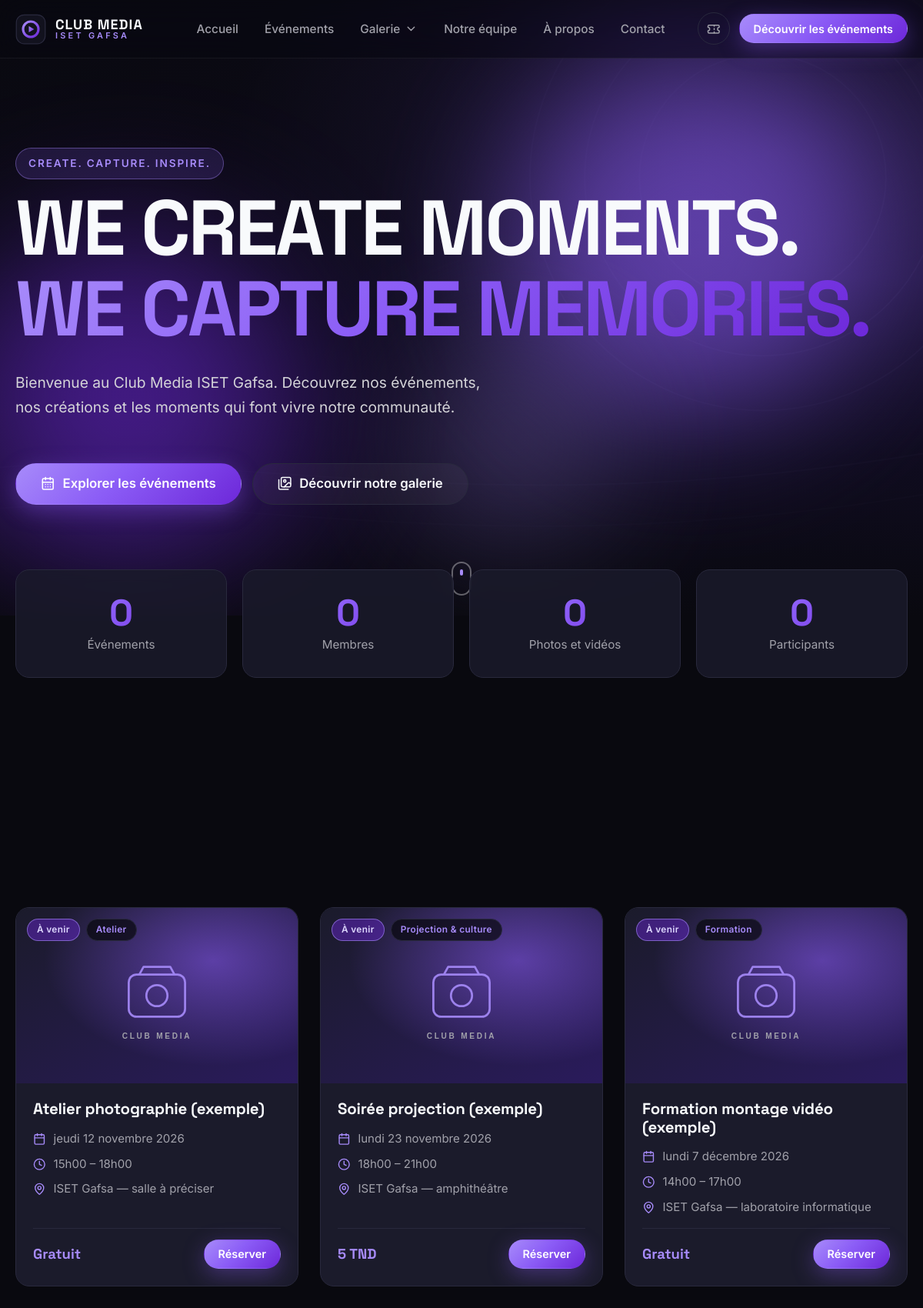
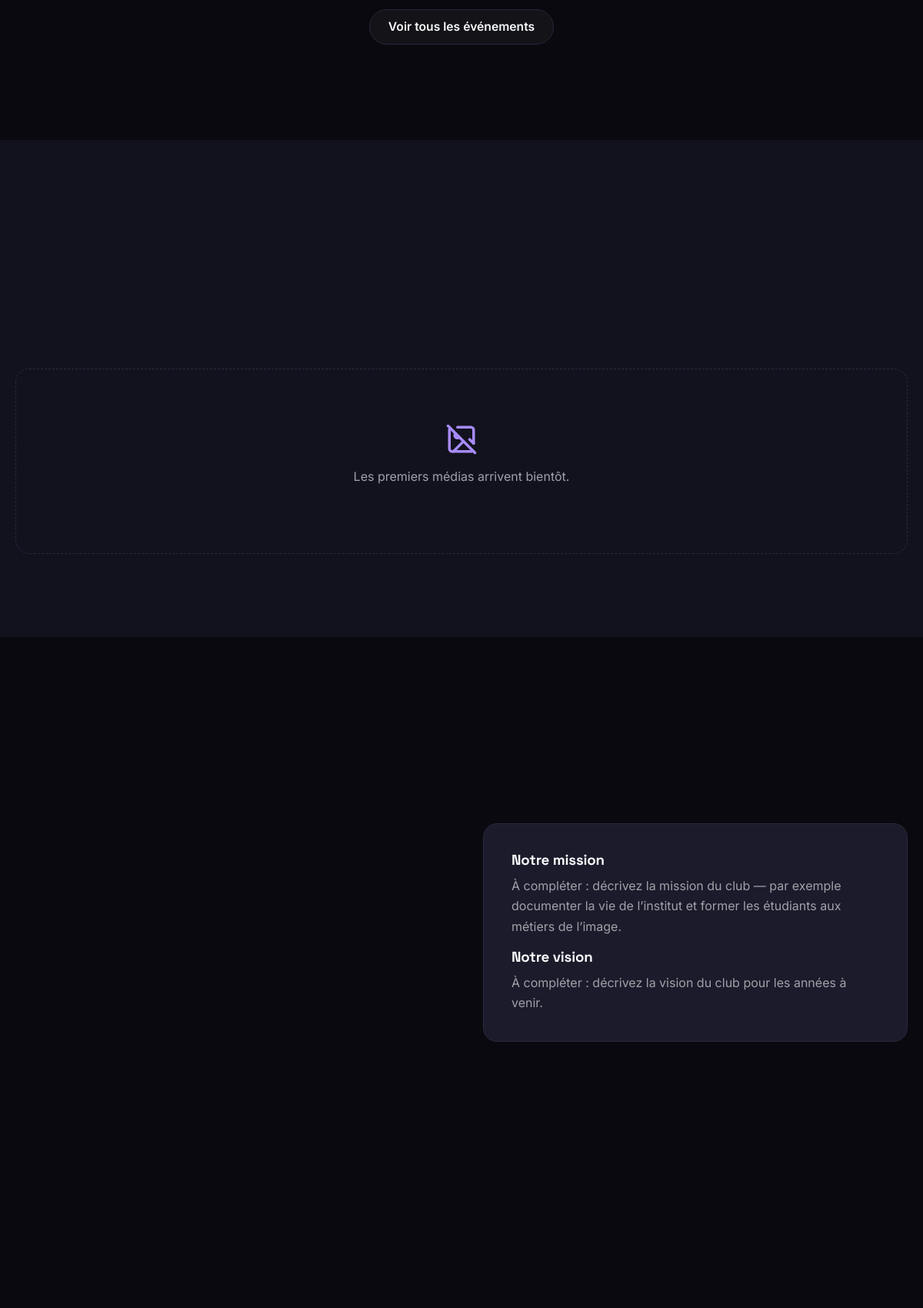
The page / (upper part) on the database its author committed (2 pictures, top to bottom).
### tables this page shows
CREATE TABLE IF NOT EXISTS `events` (
  `id`              INT UNSIGNED NOT NULL AUTO_INCREMENT,
  `category_id`     INT UNSIGNED NULL,
  `title`           VARCHAR(180) NOT NULL,
  `description`     TEXT         NOT NULL,
  `cover_image`     VARCHAR(80)  NULL,
  `start_date`      DATE         NOT NULL,
  `start_time`      TIME         NOT NULL,
  `end_date`        DATE         NOT NULL,
  `end_time`        TIME         NOT NULL,
  `location`        VARCHAR(180) NOT NULL,
  `organizer`       VARCHAR(120) NOT NULL DEFAULT 'Club Media ISET Gafsa',
  `ticket_type`     ENUM('free','paid') NOT NULL DEFAULT 'free',
  `ticket_price`    DECIMAL(10,3) NOT NULL DEFAULT 0.000,
  `capacity`        INT UNSIGNED NOT NULL DEFAULT 0,
  `available_seats` INT UNSIGNED NOT NULL DEFAULT 0,
  `status`          ENUM('upcoming','ongoing','finished','cancelled') NOT NULL DEFAULT 'upcoming',
  `is_published`    TINYINT(1)   NOT NULL DEFAULT 1,
  `published_at`    DATETIME     NULL,
  `created_at`      TIMESTAMP    NOT NULL DEFAULT CURRENT_TIMESTAMP,
  `updated_at`      TIMESTAMP    NOT NULL DEFAULT CURRENT_TIMESTAMP ON UPDATE CURRENT_TIMESTAMP,
  PRIMARY KEY (`id`),
  KEY `idx_events_category` (`category_id`),
  KEY `idx_events_status` (`status`),
  KEY `idx_events_published_start` (`is_published`, `start_date`, `start_time`),
  CONSTRAINT `fk_events_category` FOREIGN KEY (`category_id`) REFERENCES `event_categories` (`id`) ON DELETE SET NULL ON UPDATE CASCADE
);

CREATE TABLE IF NOT EXISTS `event_categories` (
  `id`         INT UNSIGNED NOT NULL AUTO_INCREMENT,
  `name`       VARCHAR(80)  NOT NULL,
  `slug`       VARCHAR(100) NOT NULL,
  `created_at` TIMESTAMP    NOT NULL DEFAULT CURRENT_TIMESTAMP,
  PRIMARY KEY (`id`),
  UNIQUE KEY `uq_categories_slug` (`slug`),
  UNIQUE KEY `uq_categories_name` (`name`)
);

### config/database.php (called while the page is built, shortened)
<?php
function db(): PDO
{
    static $pdo = null;
    if ($pdo instanceof PDO) {
        return $pdo;
    }
    $dsn = sprintf('mysql:host=%s;port=%d;dbname=%s;charset=%s', DB_HOST, DB_PORT, DB_NAME, DB_CHARSET);
    $pdo = new PDO($dsn, DB_USER, DB_PASS, [
        PDO::ATTR_ERRMODE            => PDO::ERRMODE_EXCEPTION,
        PDO::ATTR_DEFAULT_FETCH_MODE => PDO::FETCH_ASSOC,
        PDO::ATTR_EMULATE_PREPARES   => false,
        PDO::ATTR_STRINGIFY_FETCHES  => false,
    ]);
    $pdo->exec("SET time_zone = '+01:00'");
    return $pdo;
}

### includes/functions.php (the view, shortened to what this page needs)
<?php
function e(?string $value): string
{
    return htmlspecialchars((string) $value, ENT_QUOTES | ENT_SUBSTITUTE, 'UTF-8');
}
function url(string $path = ''): string
{
    return BASE_PATH . '/' . ltrim($path, '/');
}
function asset(string $path): string
{
    return url('assets/' . ltrim($path, '/'));
}
function settings_cache(?array $set = null): array
{
    static $cache = null;
    if ($cache === null) {
        $cache = db()->query('SELECT setting_key, setting_value FROM website_settings')->fetchAll(PDO::FETCH_KEY_PAIR);
    }
    return $cache;
}
function setting(string $key, string $default = ''): string
{
    $all = settings_cache();
    return isset($all[$key]) && $all[$key] !== null && $all[$key] !== '' ? (string) $all[$key] : $default;
}
function fr_date(string $date, bool $short = false): string
{
    $ts = strtotime($date);
    $days   = ['dimanche', 'lundi', 'mardi', 'mercredi', 'jeudi', 'vendredi', 'samedi'];
    $months = ['janvier', 'février', 'mars', 'avril', 'mai', 'juin', 'juillet', 'août', 'septembre', 'octobre', 'novembre', 'décembre'];
    $d = (int) date('j', $ts);
    $m = $months[(int) date('n', $ts) - 1];
    $y = date('Y', $ts);
    return $days[(int) date('w', $ts)] . ' ' . ($d === 1 ? '1er' : (string) $d) . ' ' . $m . ' ' . $y;
}
function fr_time(string $time): string
{
    return str_replace(':', 'h', substr($time, 0, 5));
}
function format_money($amount): string
{
    $s = number_format((float) $amount, 3, ',', ' ');
    $s = rtrim(rtrim($s, '0'), ',');
    return $s . ' TND';
}
function event_status_label(string $status): string
{
    return EVENT_STATUSES[$status] ?? $status;
}
function event_cover_url(array $ev): string
{
    return asset('images/event-placeholder.svg');
}
function event_price_label(array $ev): string
{
    if (($ev['ticket_type'] ?? 'free') === 'free' || (float) ($ev['ticket_price'] ?? 0) <= 0) {
        return 'Gratuit';
    }
    return format_money($ev['ticket_price']);
}
function event_is_bookable(array $ev): bool
{
    return !empty($ev['is_published'])
        && in_array($ev['status'], ['upcoming', 'ongoing'], true)
        && (int) $ev['available_seats'] > 0;
}
function render_status_badge(string $status): string
{
    return '<span class="badge badge--' . e($status) . '">' . e(event_status_label($status)) . '</span>';
}
function render_event_card(array $ev, int $index = 0): string
{
    $id      = (int) $ev['id'];
    $detail  = url('event.php?id=' . $id);
    $bookable = event_is_bookable($ev);
    $delay   = ($index % 3) * 100;
    $btn = $bookable
        ? '<a class="btn btn-primary btn-sm" href="' . e(url('reserve.php?event=' . $id)) . '">Réserver</a>'
        : '<span class="btn btn-disabled btn-sm" aria-disabled="true">'
          . ($ev['status'] === 'cancelled' ? 'Annulé' : ($ev['status'] === 'finished' ? 'Terminé' : 'Complet')) . '</span>';
    $category = !empty($ev['category_name']) ? '<span class="badge badge--category">' . e($ev['category_name']) . '</span>' : '';
    $left     = ($ev['status'] === 'upcoming' || $ev['status'] === 'ongoing') && (int) $ev['available_seats'] > 0 && (int) $ev['available_seats'] <= 10
        ? '<span class="event-card__hint">Plus que ' . (int) $ev['available_seats'] . ' place(s)</span>' : '';
    return '<article class="event-card card" data-aos="fade-up" data-aos-delay="' . $delay . '">'
        . '<a class="event-card__media" href="' . e($detail) . '" tabindex="-1" aria-hidden="true">'
        . '<img src="' . e(event_cover_url($ev)) . '" alt="" loading="lazy" width="640" height="400">'
        . '<div class="event-card__badges">' . render_status_badge($ev['status']) . $category . '</div>'
        . '</a>'
        . '<div class="event-card__body">'
        . '<h3 class="event-card__title"><a href="' . e($detail) . '">' . e($ev['title']) . '</a></h3>'
        . '<ul class="meta-list">'
        . '<li><i data-lucide="calendar" aria-hidden="true"></i><span>' . e(fr_date($ev['start_date'])) . '</span></li>'
        . '<li><i data-lucide="clock" aria-hidden="true"></i><span>' . e(fr_time($ev['start_time'])) . ' – ' . e(fr_time($ev['end_time'])) . '</span></li>'
        . '<li><i data-lucide="map-pin" aria-hidden="true"></i><span>' . e($ev['location']) . '</span></li>'
        . '</ul>'
        . '<div class="event-card__foot">'
        . '<div><span class="price">' . e(event_price_label($ev)) . '</span>' . $left . '</div>'
        . $btn
        . '</div></div></article>';
}
function public_stats(): array
{
    $pdo = db();
    return [
        'events'       => (int) $pdo->query('SELECT COUNT(*) FROM events WHERE is_published = 1')->fetchColumn(),
        'members'      => (int) $pdo->query('SELECT COUNT(*) FROM team_members WHERE is_active = 1')->fetchColumn(),
        'media'        => (int) $pdo->query('SELECT COUNT(*) FROM photos')->fetchColumn()
                        + (int) $pdo->query('SELECT COUNT(*) FROM videos WHERE is_published = 1')->fetchColumn(),
        'participants' => (int) $pdo->query("SELECT COUNT(*) FROM tickets WHERE status IN ('valid','used')")->fetchColumn(),
    ];
}

### index.php (shortened to what this page needs)
<?php
$pdo   = db();
$stats = public_stats();
$st = $pdo->query(
    "SELECT e.*, c.name AS category_name FROM events e
     LEFT JOIN event_categories c ON c.id = e.category_id
     WHERE e.is_published = 1 AND e.status IN ('upcoming','ongoing')
     ORDER BY e.start_date ASC, e.start_time ASC LIMIT 3"
);
$upcoming = $st->fetchAll();
$tiles = [];
usort($tiles, static fn($a, $b) => $b['ts'] <=> $a['ts']);
$tiles = array_slice($tiles, 0, 6);
$heroVideo = null;
$heroVideoId = (int) setting('hero_video_id', '0');
$heroImage = setting('hero_image') !== '' ? upload_url('site', setting('hero_image')) : asset('images/hero-fallback.svg');
require __DIR__ . '/includes/header.php';
?>
<section class="hero" aria-labelledby="hero-title">
    <div class="hero__media" aria-hidden="true">
        <?php if ($heroVideo): ?>
            <video autoplay muted loop playsinline preload="metadata" poster="<?= e($heroImage) ?>">
                <source src="<?= e(upload_url('videos', $heroVideo['video_file'])) ?>" type="video/<?= str_ends_with((string) $heroVideo['video_file'], '.webm') ? 'webm' : 'mp4' ?>">
            </video>
        <?php else: ?>
            <img src="<?= e($heroImage) ?>" alt="" width="1600" height="900">
        <?php endif; ?>
    </div>
    <div class="hero__overlay" aria-hidden="true"></div>
    <div class="container hero__content">
        <span class="hero__tag"><?= e(setting('tagline', 'Create. Capture. Inspire.')) ?></span>
        <h1 class="hero__title" id="hero-title">
            <span class="line"><span class="line__inner">We create moments.</span></span>
            <span class="line line--accent"><span class="line__inner">We capture memories.</span></span>
        </h1>
        <p class="hero__lead">Bienvenue au Club Media ISET Gafsa. Découvrez nos événements, nos créations et les moments qui font vivre notre communauté.</p>
        <div class="hero__actions">
            <a class="btn btn-primary btn-lg" href="<?= e(url('events.php')) ?>"><i data-lucide="calendar-days" aria-hidden="true"></i> Explorer les événements</a>
            <a class="btn btn-ghost btn-lg" href="<?= e(url('gallery.php')) ?>"><i data-lucide="images" aria-hidden="true"></i> Découvrir notre galerie</a>
        </div>
    </div>
    <span class="scroll-cue" aria-hidden="true"></span>
</section>
<div class="container">
    <div class="stats" role="list" aria-label="Le club en chiffres">
        <div class="stat" role="listitem"><span class="stat__num" data-count="<?= (int) $stats['events'] ?>"><?= (int) $stats['events'] ?></span><span class="stat__label">Événements</span></div>
        <div class="stat" role="listitem"><span class="stat__num" data-count="<?= (int) $stats['members'] ?>"><?= (int) $stats['members'] ?></span><span class="stat__label">Membres</span></div>
        <div class="stat" role="listitem"><span class="stat__num" data-count="<?= (int) $stats['media'] ?>"><?= (int) $stats['media'] ?></span><span class="stat__label">Photos et vidéos</span></div>
        <div class="stat" role="listitem"><span class="stat__num" data-count="<?= (int) $stats['participants'] ?>"><?= (int) $stats['participants'] ?></span><span class="stat__label">Participants</span></div>
    </div>
</div>
<section class="section" aria-labelledby="upcoming-title">
    <div class="container">
        <?php if ($upcoming): ?>
            <div class="grid grid-3">
                <?php foreach ($upcoming as $i => $ev): ?><?= render_event_card($ev, $i) ?><?php endforeach; ?>
            </div>
            <p style="text-align:center;margin-top:40px"><a class="btn btn-ghost" href="<?= e(url('events.php')) ?>">Voir tous les événements</a></p>
        <?php else: ?>
            <div class="empty"><i data-lucide="calendar-x" aria-hidden="true"></i><p>Aucun événement à venir pour le moment. Revenez bientôt !</p></div>
        <?php endif; ?>
    </div>
</section>
<section class="section section--alt" aria-labelledby="media-title">
    <div class="container">
        <?php if ($tiles): ?>
            <div class="media-grid">
                <?php foreach ($tiles as $t): $r = $t['row']; ?>
                    <?php if ($t['type'] === 'photo'): ?>
                        <button type="button" class="media-tile" data-lightbox="home" data-src="<?= e(photo_url($r)) ?>" data-caption="<?= e((string) ($r['caption'] ?: $r['album_title'])) ?>" aria-label="Agrandir la photo : <?= e((string) ($r['caption'] ?: $r['album_title'])) ?>">
                            <img src="<?= e(photo_thumb_url($r)) ?>" alt="<?= e((string) ($r['caption'] ?? '')) ?>" loading="lazy">
                            <span class="media-tile__label"><?= e((string) ($r['caption'] ?: $r['album_title'])) ?></span>
                        </button>
                    <?php else:
                        $thumb = video_thumb_url($r);
                        $src   = $r['source_type'] === 'youtube' ? (string) $r['youtube_id'] : upload_url('videos', $r['video_file']);
                    ?>
                        <button type="button" class="media-tile" data-video data-source="<?= e((string) $r['source_type']) ?>" data-src="<?= e($src) ?>" data-title="<?= e($r['title']) ?>" data-desc="<?= e((string) ($r['description'] ?? '')) ?>"<?= $thumb !== null && $r['source_type'] === 'upload' ? ' data-poster="' . e($thumb) . '"' : '' ?> aria-label="Lire la vidéo : <?= e($r['title']) ?>">
                            <?php if ($thumb !== null): ?><img src="<?= e($thumb) ?>" alt="" loading="lazy"><?php else: ?><img src="<?= e(asset('images/event-placeholder.svg')) ?>" alt="" loading="lazy"><?php endif; ?>
                            <span class="play-chip"><i data-lucide="play" aria-hidden="true"></i></span>
                            <span class="media-tile__label"><?= e($r['title']) ?></span>
                        </button>
                    <?php endif; ?>
                <?php endforeach; ?>
            </div>
            <p style="text-align:center;margin-top:36px">
                <a class="btn btn-ghost" href="<?= e(url('gallery.php')) ?>">Toutes les photos</a>
                <a class="btn btn-ghost" href="<?= e(url('videos.php')) ?>">Toutes les vidéos</a>
            </p>
        <?php else: ?>
            <div class="empty"><i data-lucide="image-off" aria-hidden="true"></i><p>Les premiers médias arrivent bientôt.</p></div>
        <?php endif; ?>
    </div>
</section>
<section class="section" aria-labelledby="about-title">
    <div class="container split">
        <div class="card about-box" data-aos="fade-left">
            <h3>Notre mission</h3>
            <p class="muted"><?= e(setting('about_mission')) ?></p>
            <h3>Notre vision</h3>
            <p class="muted" style="margin:0"><?= e(setting('about_vision')) ?></p>
        </div>
    </div>
</section>
<section class="section" style="padding-top:0">
    <div class="container">
    </div>
</section>
<?php require __DIR__ . '/includes/footer.php'; ?>

### rows shown on the page
events: status "À venir", category.name "Atelier", title "Atelier photographie (exemple)", start_date "jeudi 12 novembre 2026", start_time "15h00", end_time "18h00", location "ISET Gafsa — salle à préciser", ticket_type "Gratuit"
events: status "À venir", category.name "Projection & culture", title "Soirée projection (exemple)", start_date "lundi 23 novembre 2026", start_time "18h00", end_time "21h00", location "ISET Gafsa — amphithéâtre", ticket_price "5 TND"
events: status "À venir", category.name "Formation", title "Formation montage vidéo (exemple)", start_date "lundi 7 décembre 2026", start_time "14h00", end_time "17h00", location "ISET Gafsa — laboratoire informatique", ticket_type "Gratuit"

### other values the page prints
$label "Accueil"
$label "Événements"
$label "Galerie"
$label "Notre équipe"
$label "À propos"
$label "Contact"
setting('tagline', 'Create. Capture. Inspire.') "CREATE. CAPTURE. INSPIRE."
setting('about_mission') "À compléter : décrivez la mission du club — par exemple documenter la vie de l’institut et former les étudiants aux métiers de l’image."
setting('about_vision') "À compléter : décrivez la vision du club pour les années à venir."
